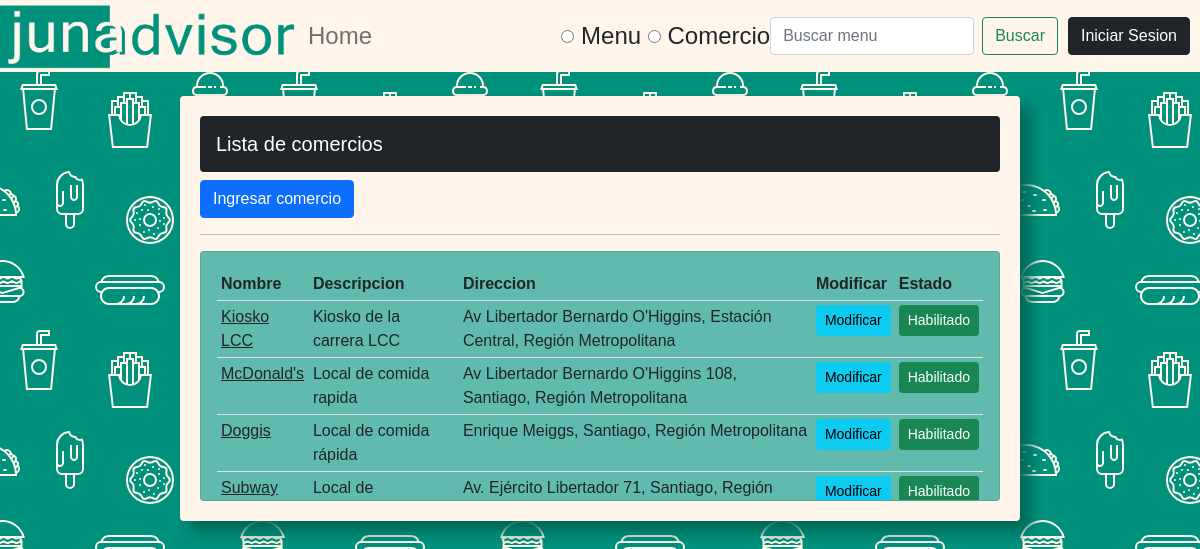
Screenshot of /administrar_comercio/ with the database file from the repository.
### app/models.py (models this page shows, shortened)
class Comercio(models.Model):
    nombre = models.CharField(max_length=100, null=True)
    descripcion = models.CharField(max_length=500, null=True)
    direccion = models.CharField(max_length=100, null=True)
    is_active = models.BooleanField(default=True)

### app/views.py (the view)
# urls.py: path('administrar_comercio/', views.administrarComercio, name="administrar_comercio"),
def administrarComercio(request):
    comercios = Comercio.objects.all()
    context = {'comercios': comercios}
    return render(request, 'app/admin_comercio.html', context)

### app/templates/app/admin_comercio.html
{% extends 'app/main.html' %}
{% block content %}
<div class="w-100">
    <h5>Lista de comercios</h5>
    <a class="btn btn-primary" href="{% url 'ingresar_comercio'%}">Ingresar comercio</a>
    <hr>
    <div class="card card-body overflow-auto max-h-250">
        <table class="table table-sm">
            <tr>
                <th>Nombre</th>
                <th>Descripcion</th>
                <th>Direccion</th>
                <th>Modificar</th>
                <th>Estado</th>
            </tr>
            {% for comercio in comercios %}
            <tr>
                <td><a class="link-dark" href="{% url 'comercio' comercio.id %}">{{comercio.nombre}}</a></td>
                <td>{{comercio.descripcion}}</td>
                <td>{{comercio.direccion}}</td>
                <td><a class="btn btn-sm btn-info" href="{% url 'modificar_comercio' comercio.id %}">Modificar</a></td>
                {% if not comercio.is_active %}
                    <td><a class="btn btn-sm btn-danger" href="">Deshabilitado</a></td>
                    {% else %}
                    <td><a class="btn btn-sm btn-success" href="">Habilitado</a></td>
                    {% endif %}
            </tr>
            {% endfor %}
        </table>
    </div>
</div>
{% endblock %}

### static/css/style.css (style rules this page uses)
:root { --primary-color: #00917c; --pr-light-1: #209F8C; --pr-light-2: #60BAAD; --pr-light-3: #9FD6CE; --secondary-color: #fff5eb; --sec-dark-1: #FFEEDD; --third-color: #17a2b8; }
body { font-family:'Gill Sans', 'Gill Sans MT', Calibri, 'Trebuchet MS', sans-serif; background-color: var(--primary-color); }
.card { color: var(--secondary-color); background-color: var(--pr-light-2); }
.max-h-250 { max-height: 250px; }
h5 { color: white; background-color: #212529; padding: 1rem; border-radius: .25rem; }

### rows the page displays
Comercio: nombre "Kiosko LCC", descripcion "Kiosko de la carrera LCC", direccion "Av Libertador Bernardo O'Higgins, Estación Central, Región Metropolitana", is_active "Habilitado"
Comercio: nombre "McDonald's", descripcion "Local de comida rapida", direccion "Av Libertador Bernardo O'Higgins 108, Santiago, Región Metropolitana", is_active "Habilitado"
Comercio: nombre "Doggis", descripcion "Local de comida rápida", direccion "Enrique Meiggs, Santiago, Región Metropolitana", is_active "Habilitado"
Comercio: nombre "Subway", descripcion "Local de…", direccion "Av. Ejército Libertador 71, Santiago, Región…", is_active "Habilitado"
